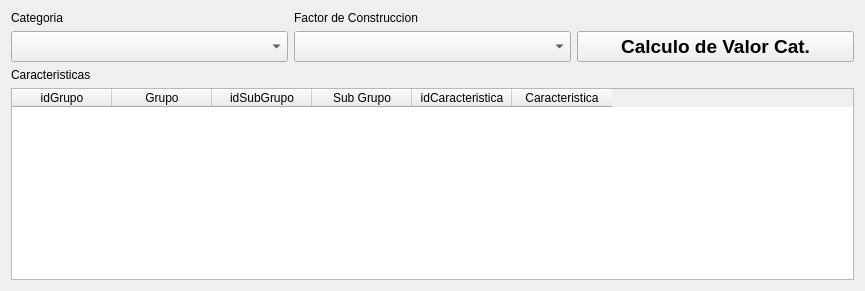
                   <widget class="QWidget" name="widget_11" native="true">
                    <layout class="QGridLayout" name="gridLayout_15">
                     <item row="0" column="0">
                      <widget class="QLabel" name="label_59">
                       <property name="text">
                        <string>Categoria</string>
                       </property>
                      </widget>
                     </item>
                     <item row="0" column="1">
                      <widget class="QLabel" name="lFacConstP">
                       <property name="text">
                        <string>Factor de Construccion</string>
                       </property>
                      </widget>
                     </item>
                     <item row="1" column="0">
                      <widget class="QComboBox" name="cmbCategoriaP">
                       <property name="minimumSize">
                        <size>
                         <width>277</width>
                         <height>0</height>
                        </size>
                       </property>
                       <property name="maximumSize">
                        <size>
                         <width>500</width>
                         <height>16777215</height>
                        </size>
                       </property>
                       <property name="font">
                        <font>
                         <pointsize>14</pointsize>
                         <weight>75</weight>
                         <bold>true</bold>
                        </font>
                       </property>
                       <property name="styleSheet">
                        <string notr="true">QComboBox QAbstractItemView::item { min-height: 25;}
QListView{color: black ; font-size: 16px; outline:none; font-weight:bold}QListView::item:selected { color: red; background-color: lightgray;}</string>
                       </property>
                      </widget>
                     </item>
                     <item row="1" column="1">
                      <widget class="QComboBox" name="cmbFactorConstrP">
                       <property name="minimumSize">
                        <size>
                         <width>277</width>
                         <height>0</height>
                        </size>
                       </property>
                       <property name="maximumSize">
                        <size>
                         <width>500</width>
                         <height>16777215</height>
                        </size>
                       </property>
                       <property name="font">
                        <font>
                         <pointsize>14</pointsize>
                         <weight>75</weight>
                         <bold>true</bold>
                        </font>
                       </property>
                       <property name="styleSheet">
                        <string notr="true">QComboBox QAbstractItemView::item { min-height: 25;}
QListView{color: black ; font-size: 16px; outline:none; font-weight:bold}QListView::item:selected { color: red; background-color: lightgray;}</string>
                       </property>
                      </widget>
                     </item>
                     <item row="2" column="0">
                      <widget class="QLabel" name="label_60">
                       <property name="text">
                        <string>Caracteristicas</string>
                       </property>
                      </widget>
                     </item>
                     <item row="1" column="2">
                      <widget class="QPushButton" name="btnCalcValCatP">
                       <property name="minimumSize">
                        <size>
                         <width>277</width>
                         <height>0</height>
                        </size>
                       </property>
                       <property name="font">
                        <font>
                         <pointsize>14</pointsize>
                         <weight>75</weight>
                         <bold>true</bold>
                        </font>
                       </property>
                       <property name="text">
                        <string>Calculo de Valor Cat.</string>
                       </property>
                      </widget>
                     </item>
                     <item row="3" column="0" colspan="3">
                      <widget class="QTableWidget" name="twCaracteristicasP">
                       <property name="minimumSize">
                        <size>
                         <width>0</width>
                         <height>180</height>
                        </size>
                       </property>
                       <property name="maximumSize">
                        <size>
                         <width>16777215</width>
                         <height>16777215</height>
                        </size>
                       </property>
                       <column>
                        <property name="text">
                         <string>idGrupo</string>
                        </property>
                       </column>
                       <column>
                        <property name="text">
                         <string>Grupo</string>
                        </property>
                       </column>
                       <column>
                        <property name="text">
                         <string>idSubGrupo</string>
                        </property>
                       </column>
                       <column>
                        <property name="text">
                         <string>Sub Grupo</string>
                        </property>
                       </column>
                       <column>
                        <property name="text">
                         <string>idCaracteristica</string>
                        </property>
                       </column>
                       <column>
                        <property name="text">
                         <string>Caracteristica</string>
                        </property>
                       </column>
                      </widget>
                     </item>
                    </layout>
                   </widget>
